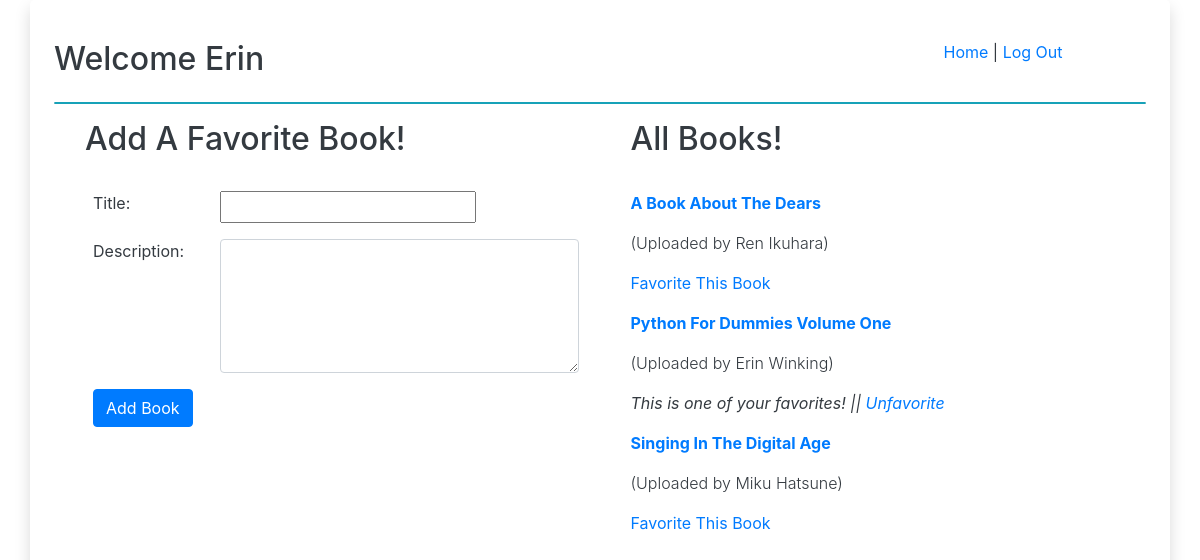
/books/ (signed in), run on the app's committed database.
### Favorite_Books/models.py (models this page shows)
class Users(models.Model):
    first_name = models.CharField(max_length = 100)
    last_name = models.CharField(max_length = 100)
    email = models.EmailField()
    password = models.CharField(max_length = 255)
    created_at = models.DateTimeField(auto_now_add = True)
    updated_at = models.DateTimeField(auto_now = True)
    objects = ValidationTest()

class Books(models.Model):
    title = models.CharField(max_length = 255)
    description = models.TextField()
    created_at = models.DateTimeField(auto_now_add = True)
    updated_at = models.DateTimeField(auto_now = True)
    uploaded_by = models.ForeignKey(
        Users,
        related_name = "books_added",
        on_delete = CASCADE
    )
    users_who_fav = models.ManyToManyField(
        Users,
        related_name = "fav_books",
    )

### Favorite_Books/views.py (the view)
# urls.py: path('books/', views.all_books, name = 'all_books'),
def all_books(request):
    if request.session['loggedin'] == True:
        context = {
            'loggedinuser': Users.objects.get(id = request.session['userid']),
            'books': Books.objects.all(),
        }
        return render(request, 'html/all_books.html', context)
    else:
        messages.error(request, "Please log in before continuing!", extra_tags = 'danger')
        return redirect('home')

### Favorite_Books/templates/html/all_books.html (shortened to what this page needs)
{% extends "html/base.html" %}
{% block content %}
<div class="row mt-3 ml-3 mb-3">
    <div class="col-6">
        <h2>Add A Favorite Book!</h2>
    </div>
    <div class="col-6">
        <h2>All Books!</h2>
    </div>
</div>
<div class="row ml-3 p-2">
    <div class="col-6">
        <form action="{% url 'add_book' %}" method="POST">
            <div class="form-group row">
                <label for="newbooktitle" class="col-3 mr-2">Title: </label>
                <input type="text" name="newbooktitle" id="newbooktitle" required>
            </div>
            <div class="form-group row">
                <label for="newbookdesc" class="col-3 mr-2">Description: </label>
                <textarea name="newbookdesc" id="newbookdesc" rows="5" class="form-control col-8" minlength="5">
                </textarea>
            </div>
            <button type="submit" class="text-right btn btn-primary mb-2">Add Book</button>
        </form>
    </div>
    <div class="col-6">
        {% for book_obj in books %}
        <a href="{% url 'view_book' book_obj.id %}"><p class="font-weight-bold">{{ book_obj.title }}</p></a>
        <p class="font-weight-light">(Uploaded by {{ book_obj.uploaded_by.first_name }} {{ book_obj.uploaded_by.last_name }})</p>
        {% if loggedinuser not in book_obj.users_who_fav.all %}
        <a href="{% url 'fav_book' book_obj.id %}"><p class="font-weight-normal">Favorite This Book</p></a>
        {% endif %}
        {% if loggedinuser in book_obj.users_who_fav.all %}
        <p class="font-italic">This is one of your favorites! || <a href="{% url 'unfavorite' book_obj.id %}">Unfavorite</a></p>
        {% endif %}
        {% endfor %}
    </div>
</div>
{% endblock content %}

### Favorite_Books/templates/html/base.html (shortened to what this page needs)
{% load static %}
<!DOCTYPE html>
<html lang="en">
<head>
    <link rel="stylesheet" href="https://stackpath.bootstrapcdn.com/bootstrap/4.3.1/css/bootstrap.min.css">
</head>
<body>
    <div class="p-4 container rounded-lg shadow bg-gradient-light text-dark">
        <div class="row mt-3 mb-3">
            <div class="mr-5 col-9">
                <h2>Welcome {{ loggedinuser.first_name }}</h2>
            </div>
            <div class="col-2">
                <a href="{% url 'all_books' %}">Home</a> | <a href="{% url 'logout' %}">Log Out</a>
            </div>
        </div>
        <div class="w-100 h-3 bg-dark border border-info rounded"></div>
        {% block content %}
        {% endblock content %}
    </div>
</body>
</html>

### data on the page
Users: first_name "Erin"
Books: title "A Book About The Dears", uploaded_by.first_name "Ren", uploaded_by.last_name "Ikuhara", shows "Favorite This Book"
Books: title "Python For Dummies Volume One", uploaded_by.first_name "Erin", uploaded_by.last_name "Winking", shows "This is one of your favorites! ||"
Books: title "Singing In The Digital Age", uploaded_by.first_name "Miku", uploaded_by.last_name "Hatsune", shows "Favorite This Book"
